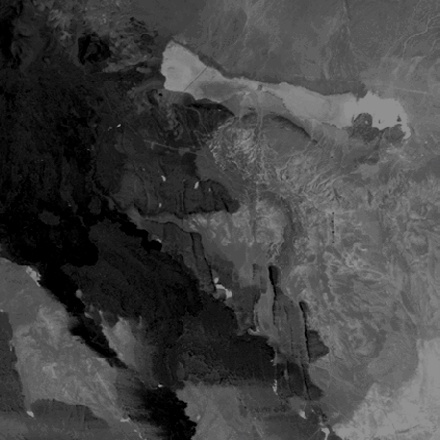
#> input picture landsat.jpg, 440 x 440 px
$ jupyter execute histTest.ipynb
#> lines starting #> are read from the running program, lines starting #| are printed output that depends on the picture
[cell 1]
# https://hackernoon.com/histogram-equalization-in-python-from-scratch-ebb9c8aa3f23#targetText=Histogram%20Equalization%20in%20Python%20from%20Scratch&targetText=Histogram%20Equalization%20is%20one%20of,more%20equal%20across%20the%20board.

[cell 2]
# https://github.com/torywalker/histogram-equalizer/blob/master/HistogramEqualization.ipynb

[cell 3]
import numpy as np

def image_histogram_equalization(image, number_bins=256):
    # from http://www.janeriksolem.net/2009/06/histogram-equalization-with-python-and.html

    # get image histogram
    image_histogram, bins = np.histogram(image.flatten(), number_bins, density=True)
    cdf = image_histogram.cumsum() # cumulative distribution function
    cdf = 255 * cdf / cdf[-1] # normalize

    # use linear interpolation of cdf to find new pixel values
    image_equalized = np.interp(image.flatten(), bins[:-1], cdf)

    return image_equalized.reshape(image.shape), cdf

if __name__ == '__main__':

    # generate some test data with shape 1000, 1, 96, 96
    data = np.random.rand(1000, 1, 96, 96)

    # loop over them
    data_equalized = np.zeros(data.shape)
    for i in range(data.shape[0]):
        image = data[i, 0, :, :]
        data_equalized[i, 0, :, :] = image_histogram_equalization(image)[0]

[cell 4]
from skimage import exposure
import numpy as np
def histogram_equalize(img):
    img = rgb2gray(img)
    img_cdf, bin_centers = exposure.cumulative_distribution(img)
    return np.interp(img, bin_centers, img_cdf)

[cell 5]
import matplotlib.image as mpimg
import matplotlib.pyplot as plt

PIC = mpimg.imread('landsat.jpg')
#> PIC is the input picture: shape (440, 440, 3); mean R, G, B 67.1, 67.1, 67.1


#histogram_equalize(PIC)
image_histogram_equalization(PIC, number_bins=256)

[cell 6]
gray_image = 'landsat.jpg'
n_bins = 256

# import image, make it a flat aray
img = mpimg.imread(gray_image)
imgArr = np.array(img)
imgFlat = imgArr.flatten()

#array, bin sizes 0
histogram = np.zeros(n_bins)

# sum up counts of pixels
for pixel in imgFlat:
    histogram[pixel] += 1
#> this loop made 580800 passes
#> pixel on passes 1 to 3: 18, 18, 18
#> after the loop, histogram = 256 values, max 15954 at index 0, min 0 at index 150, mean 2268.8

# return histogram #TEST

# cumlative sum
histogram = iter(histogram)
b = [next(histogram)]
#> b = [15954]
for i in histogram:
    b.append(b[-1] + i)
#> this loop made 255 passes
#> i on passes 1 to 3: 6036, 3465, 2844
#> after the loop, b = 256 values from 15954 to 580800

# return np.array(b) #TEST

#normalize cum sum 0-255
cs = np.array(b)
#> cs = 256 values from 15954 to 580800
nj = (cs - cs.min()) * 1
#> nj = 256 values from 0 to 564846
N = cs.max() - cs.min()
#> N = 564846
cs = nj / N
#> cs = 256 values from 0 to 1
cs.astype('uint8') #can't use floating point values in images

    # value from cum sum for every index in flat
imgNew = cs[imgFlat]
imgNewShape = np.reshape(imgNew, img.shape)
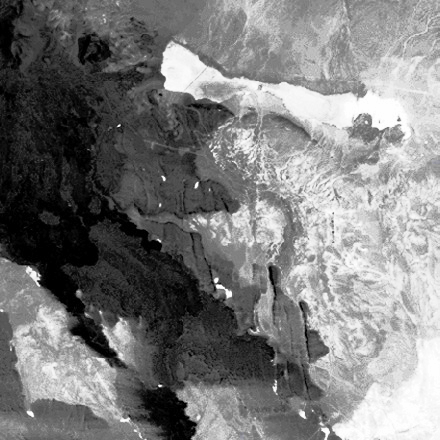
#> imgNewShape: shape (440, 440, 3) float64; mean R, G, B 0.491, 0.491, 0.491

    # DISPALY OLD-HIST, NEW-HIST
fig = plt.figure()
fig.set_figheight(15)
fig.set_figwidth(15)

fig.add_subplot(2,2,1)
plt.imshow(img, cmap='gray')

fig.add_subplot(2,2,2)
plt.hist(imgFlat, bins=n_bins)

fig.add_subplot(2,2,3)
plt.imshow(imgNewShape, cmap='gray')

fig.add_subplot(2,2,4)
plt.hist(imgNew, bins=n_bins)

plt.show(block=True)
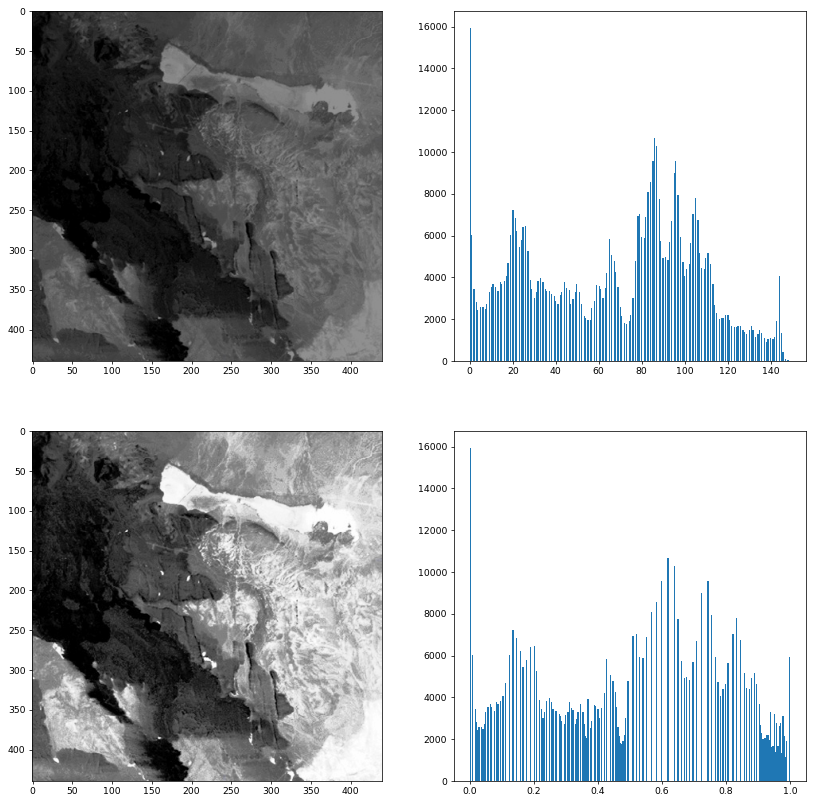
#> figure drawn by matplotlib, 4 panels; panel 2: tallest bar 15954 high, from x = 0 to 0.582; panel 4: tallest bar 15954 high, from x = 0 to 0.00391

#return fig

[cell 7]
img.size #580800
img.shape #(440,440,3)
# img.size() #int obj is not callable
# img.shape() #tuple obj not callable

imgArr.size #5800
imgArr.shape #(440, 440, 3)

imgFlat.size #580800
imgFlat.shape #(580800,)

imgNew.size #580800
imgNew.shape #(580800,)

imgNewShape.size #580800
imgNewShape.shape #(440, 440, 3)
#> Out = (440, 440, 3)

[cell 8]
#NORMALIZE 0-1 INSTEAD OF 0-255

[cell 9]
cs.shape # (256,)
cs.size # 256
#> Out = 256

$ run again, with conv_test.jpg copied over landsat.jpg
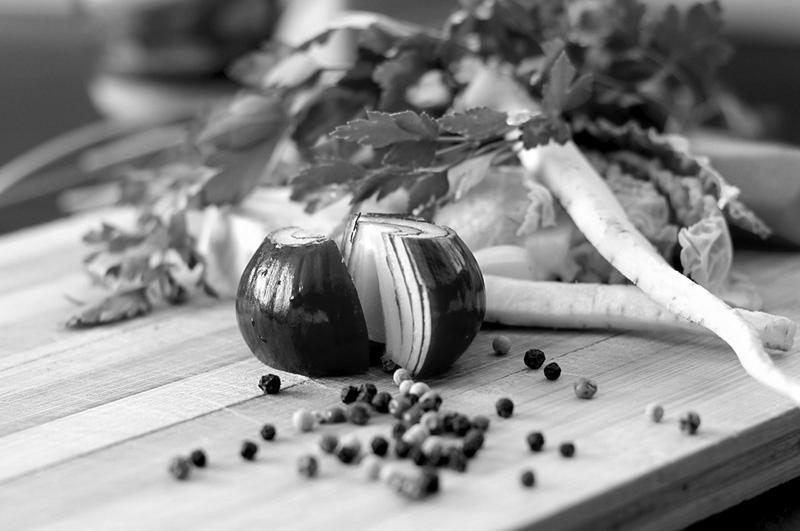
#> input picture conv_test.jpg, 800 x 531 px
#> PIC is the input picture: shape (531, 800); min 0, max 255, mean 137.8
#> the loop `for pixel in imgFlat:` made 424800 passes
#> pixel on passes 1 to 3: 164, 164, 164
#> after the loop `for pixel in imgFlat:`: histogram = 256 values, max 3963 at index 218, min 319 at index 4, mean 1659.4
#> `b = [next(histogram)]`: b = [3151]
#> the loop `for i in histogram:` made 255 passes
#> i on passes 1 to 3: 645, 428, 399
#> after the loop `for i in histogram:`: b = 256 values from 3151 to 424800
#> nj = 256 values from 0 to 421649
#> N = 421649
#> `cs = nj / N`: cs = 256 values from 0 to 1
#> `imgNewShape = np.reshape(imgNew, img.shape)`:
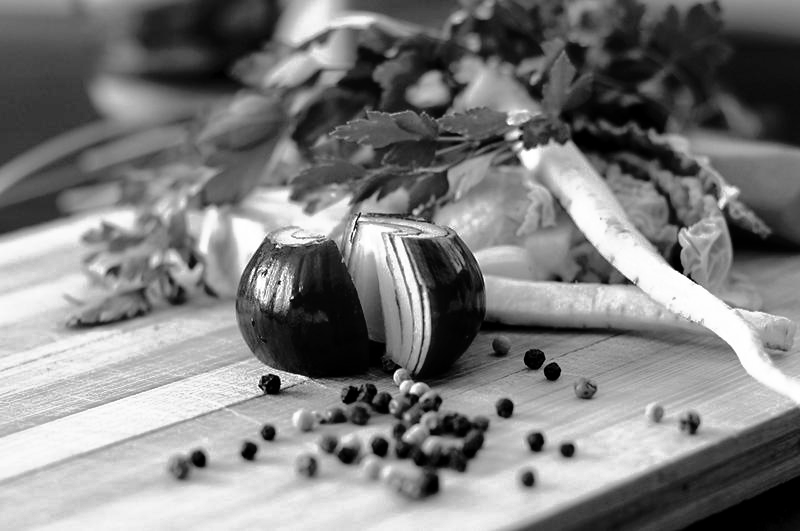
#> imgNewShape: shape (531, 800) float64; min 0, max 1, mean 0.499
#> `plt.show(block=True)`:
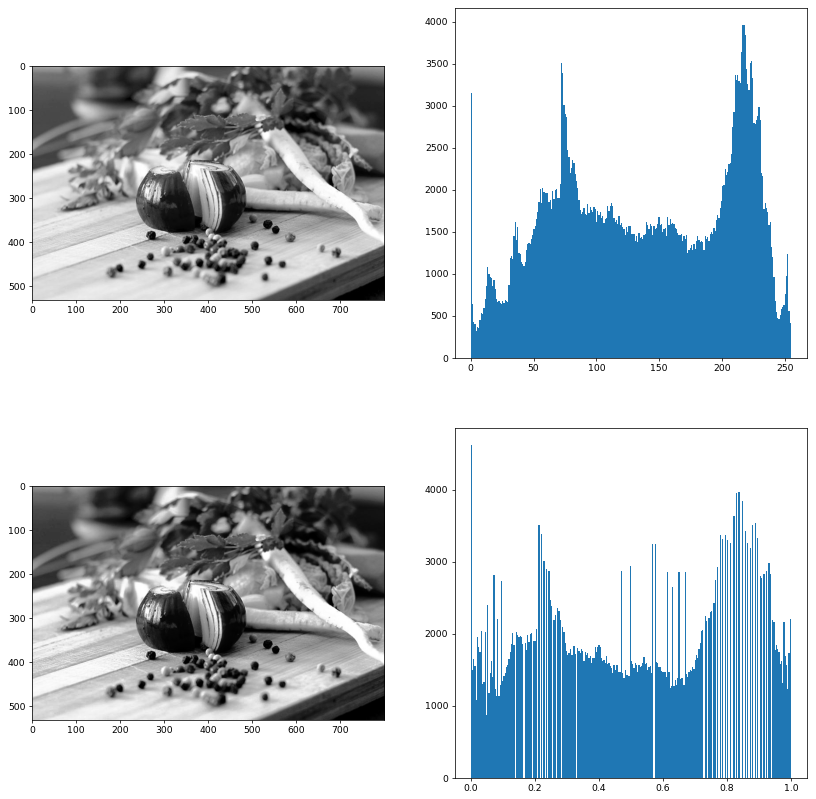
#> figure drawn by matplotlib, 4 panels; panel 2: tallest bar 3963 high, from x = 217.1 to 218.1; panel 4: tallest bar 4623 high, from x = 0 to 0.00391
